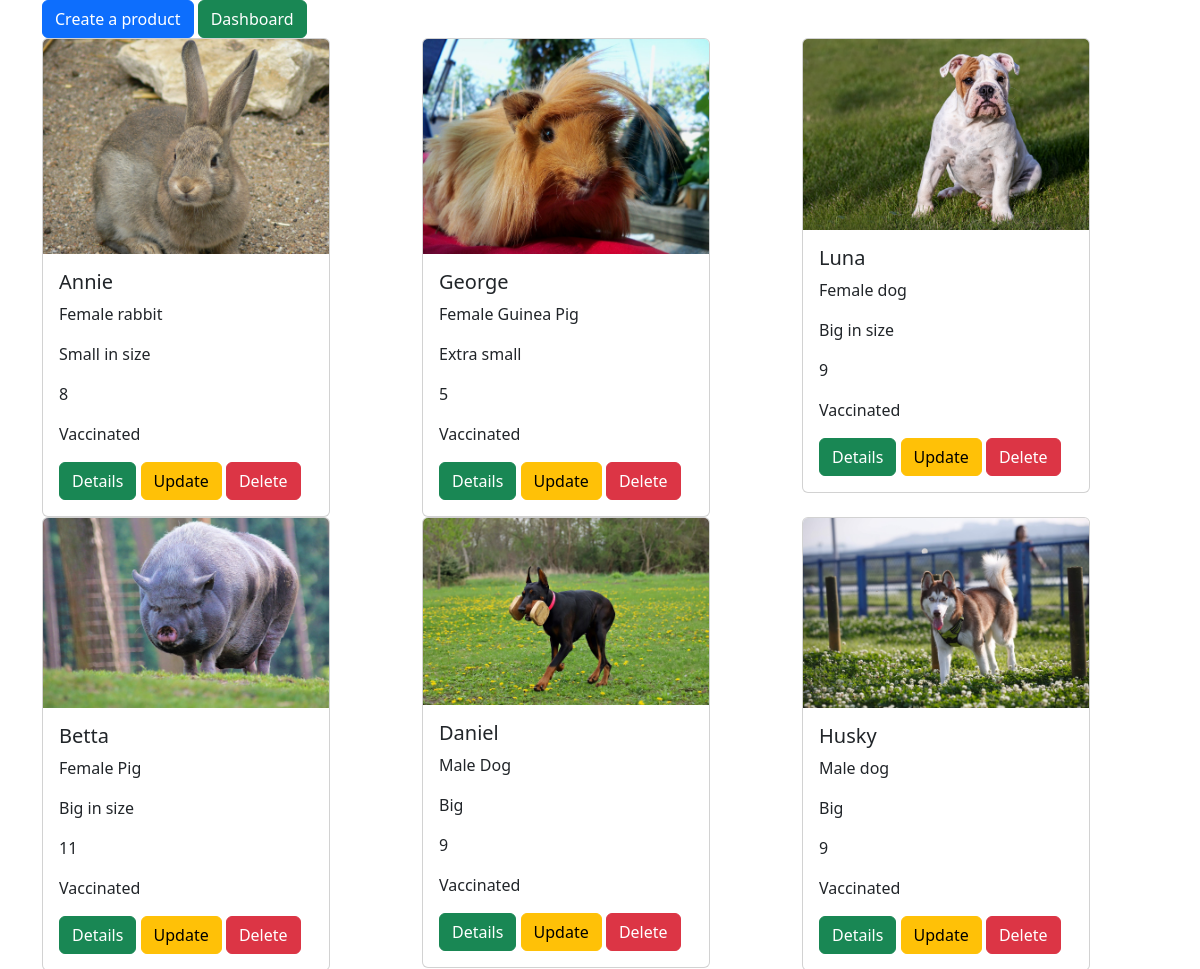
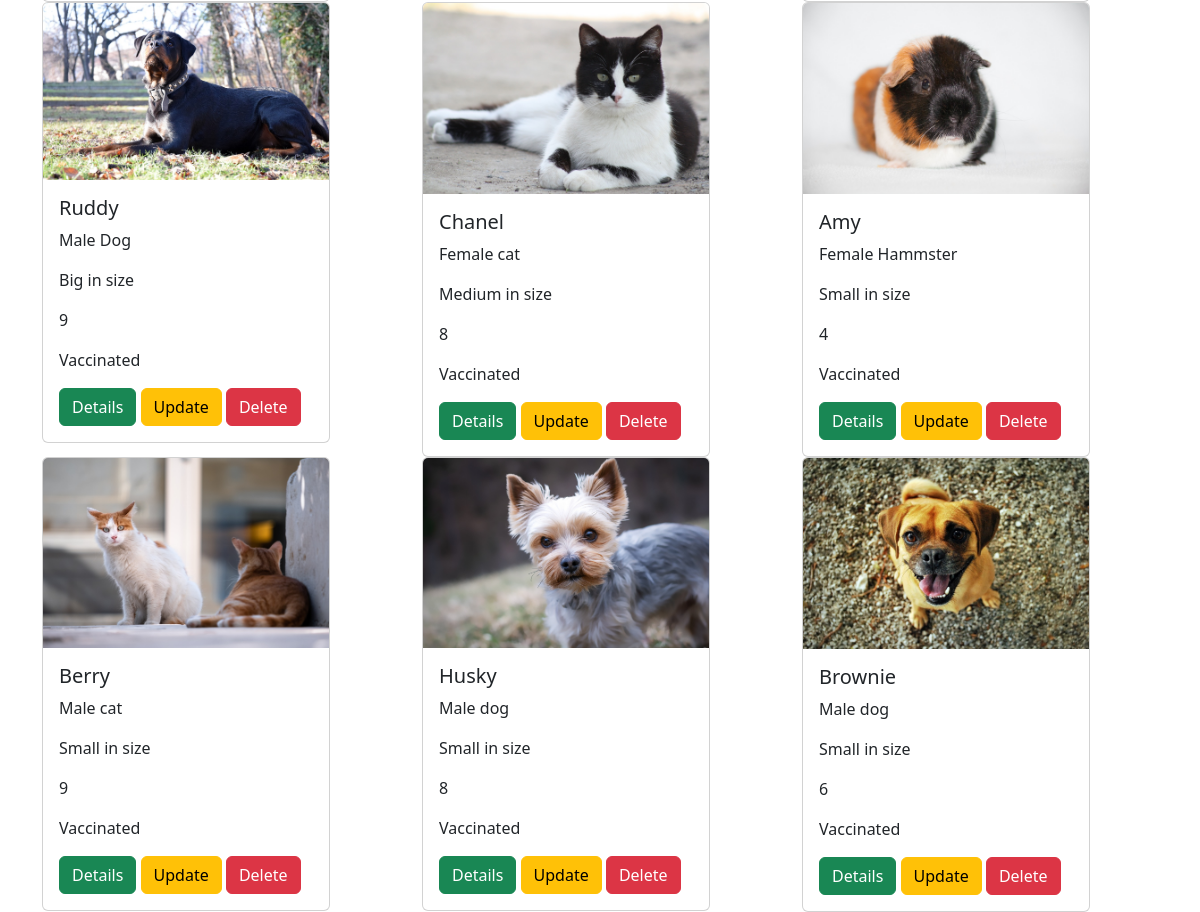
The app's page /ebewd2_cr5_nicholas/products/index.php (signed in) with its own data (2 pictures, top to bottom).
### tables this page shows
CREATE TABLE `products` (
  `id` int(11) NOT NULL,
  `name` varchar(255) NOT NULL,
  `gender` varchar(100) NOT NULL,
  `size` varchar(150) NOT NULL,
  `age` int(100) NOT NULL,
  `vaccine:` varchar(100) NOT NULL,
  `picture` varchar(255) DEFAULT NULL,
  `fk_supplier` int(11) DEFAULT NULL
);

### ebewd2_cr5_nicholas/products/index.php (the view, shortened to what this page needs)
<?php
require "../db_connect.php";
$sql = "SELECT * FROM `products`";
$result = mysqli_query($conn, $sql);
$layout = "";
if(mysqli_num_rows($result) == 0) {
    $layout .= "No results found";
} else {
    $rows = mysqli_fetch_all($result, MYSQLI_ASSOC);
    foreach ( $rows as $row) {
        $layout .= "
        <div>
        <div class='card' style='width: 18rem;'>
        <img src='../images/{$row["picture"]}' class='card-img-top' alt='...'>
        <div class='card-body'>
          <h5 class='card-title'>{$row["name"]}</h5>
          <p class='card-text'>{$row["gender"]}</p>
          <p class='card-text'>{$row["size"]}</p>
          <p class='card-text'>{$row["age"]}</p>
          <p class='card-text'>{$row["vaccine:"]}</p>
          <a href='details.php?id={$row["id"]}' class='btn btn-success'>Details</a>
          <a href='update.php?id={$row["id"]}' class='btn btn-warning'>Update</a>
          <a href='delete.php?id={$row["id"]}' class='btn btn-danger'>Delete</a>
        </div>
      </div>
      </div>";
    }
}
?>
<!DOCTYPE html>
<html lang="en">
<head>
    <link href="https://cdn.jsdelivr.net/npm/bootstrap@5.3.3/dist/css/bootstrap.min.css" rel="stylesheet">
</head>
<body>
<div class="container">
    <a class="btn btn-primary" href="create.php">Create a product</a>
    <a class="btn btn-success" href="../dashboard.php">Dashboard</a>
        <div class="row row-cols-lg-3 row-col-md-2 row-cols-sm-1 row-cols-xs-1">
            <?= $layout?>
        </div>
    </div>
</body>
</html>

### records on screen
products: picture (picture), name "Annie", gender "Female rabbit", size "Small in size", age "8", value "Vaccinated"
products: picture (picture), name "George", gender "Female Guinea Pig", size "Extra small", age "5", value "Vaccinated"
products: picture (picture), name "Luna", gender "Female dog", size "Big in size", age "9", value "Vaccinated"
products: picture (picture), name "Betta", gender "Female Pig", size "Big in size", age "11", value "Vaccinated"
products: picture (picture), name "Daniel", gender "Male Dog", size "Big", age "9", value "Vaccinated"
products: picture (picture), name "Husky", gender "Male dog", size "Big", age "9", value "Vaccinated"
products: picture (picture), name "Ruddy", gender "Male Dog", size "Big in size", age "9", value "Vaccinated"
products: picture (picture), name "Chanel", gender "Female cat", size "Medium in size", age "8", value "Vaccinated"
products: picture (picture), name "Amy", gender "Female Hammster", size "Small in size", age "4", value "Vaccinated"
products: picture (picture), name "Berry", gender "Male cat", size "Small in size", age "9", value "Vaccinated"
products: picture (picture), name "Husky", gender "Male dog", size "Small in size", age "8", value "Vaccinated"
products: picture (picture), name "Brownie", gender "Male dog", size "Small in size", age "6", value "Vaccinated"
